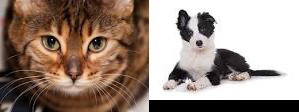

This figure's Python source:
from PIL import Image


class image:

 
    def image_resize(self, image):
        self.image = image

 
   
    def image(self, image1, image2,
              pos1, pos2, pos4, liste):
     
        self.image1 = image1            
        self.image2 = image2
        self.liste = liste

        self.pos1 = pos1
        self.pos2 = pos2
        self.pos4 = pos4

        
        picture1 = Image.open(self.image1)
        height1 = picture1.height 
        width1 = picture1.width

        picture2 = Image.open(self.image2)
        height2 = picture2.height 
        width2 = picture2.width

        result_width = width1 + width2
        result_height = max(height1, height2)

        result = Image.new('RGB', (result_width, result_height))
        result.paste(im = picture1, box = (self.pos1, self.pos2))
        result.paste(im = picture2, box =(width1, self.pos4))
        
        a = result.save("image.png")
        self.liste.append("oui")         




    def image_haut_bas(self, image1, image2, liste):
     
        self.image1 = image1            
        self.image2 = image2
        self.liste = liste


        
        picture1 = Image.open(self.image1)
        height1 = picture1.height 
        width1 = picture1.width

        picture2 = Image.open(self.image2)
        height2 = picture2.height 
        width2 = picture2.width

        result_width = max(width1, width2)
        result_height = height1 + height2

        result = Image.new('RGB', (result_width, result_height))
        result.paste(im = picture1, box = (0, height2))
        result.paste(im = picture2, box =(0,0))
        a = result.save("image.png")
        self.liste.append("oui")        
        

    def image_seule(self, image1, liste):

        self.image1 = image1
        picture1 = Image.open(self.image1)
        self.liste.append(picture1)
        picture1.show()

    def couleur_passé(self,image):
        self.image = image

        picture = Image.open(self.image).convert("LA")
        
        picture.show()
        picture.save("passé_"+self.image+".png")

    def couleur_pas_passé(self,image):
        self.image = image

        picture = Image.open(self.image)
        #3 heures a refaire toutes mes conditions pour ca lol
        picture.show()
        picture.save("pas_passè_"+self.image+".png")

    def image_fin(self):
        pass






